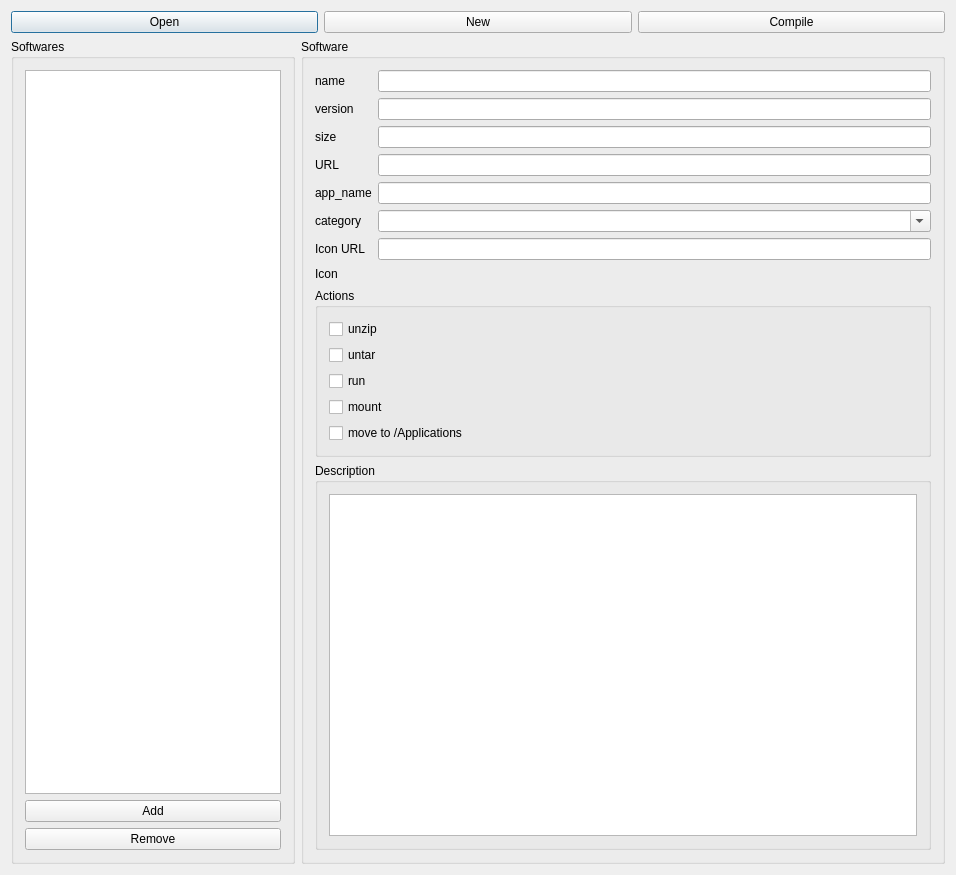
<?xml version="1.0" encoding="UTF-8"?>
<ui version="4.0">
 <class>MainDialog</class>
 <widget class="QDialog" name="MainDialog">
  <property name="geometry">
   <rect>
    <x>0</x>
    <y>0</y>
    <width>956</width>
    <height>875</height>
   </rect>
  </property>
  <property name="windowTitle">
   <string>Main</string>
  </property>
  <layout class="QVBoxLayout" name="verticalLayout_4">
   <item>
    <layout class="QHBoxLayout" name="horizontalLayout_2">
     <item>
      <widget class="QPushButton" name="open">
       <property name="text">
        <string>Open</string>
       </property>
      </widget>
     </item>
     <item>
      <widget class="QPushButton" name="newList">
       <property name="text">
        <string>New</string>
       </property>
      </widget>
     </item>
     <item>
      <widget class="QPushButton" name="compile">
       <property name="text">
        <string>Compile</string>
       </property>
      </widget>
     </item>
    </layout>
   </item>
   <item>
    <layout class="QHBoxLayout" name="horizontalLayout">
     <item>
      <widget class="QGroupBox" name="groupBoxList">
       <property name="enabled">
        <bool>true</bool>
       </property>
       <property name="title">
        <string>Softwares</string>
       </property>
       <layout class="QVBoxLayout" name="verticalLayout_5">
        <item>
         <widget class="QListWidget" name="liste">
          <property name="sizePolicy">
           <sizepolicy hsizetype="Maximum" vsizetype="Expanding">
            <horstretch>0</horstretch>
            <verstretch>0</verstretch>
           </sizepolicy>
          </property>
          <property name="maximumSize">
           <size>
            <width>300</width>
            <height>16777215</height>
           </size>
          </property>
         </widget>
        </item>
        <item>
         <widget class="QPushButton" name="pushButton_2">
          <property name="text">
           <string>Add</string>
          </property>
         </widget>
        </item>
        <item>
         <widget class="QPushButton" name="pushButton">
          <property name="text">
           <string>Remove</string>
          </property>
         </widget>
        </item>
       </layout>
      </widget>
     </item>
     <item>
      <widget class="QGroupBox" name="mainLayout">
       <property name="enabled">
        <bool>true</bool>
       </property>
       <property name="title">
        <string>Software</string>
       </property>
       <layout class="QVBoxLayout" name="verticalLayout_2">
        <item>
         <layout class="QFormLayout" name="formLayout">
          <item row="4" column="0">
           <widget class="QLabel" name="label_5">
            <property name="text">
             <string>app_name</string>
            </property>
           </widget>
          </item>
          <item row="4" column="1">
           <widget class="QLineEdit" name="app_name">
            <property name="minimumSize">
             <size>
              <width>508</width>
              <height>0</height>
             </size>
            </property>
           </widget>
          </item>
          <item row="3" column="0">
           <widget class="QLabel" name="label_4">
            <property name="text">
             <string>URL</string>
            </property>
           </widget>
          </item>
          <item row="3" column="1">
           <widget class="QLineEdit" name="url">
            <property name="minimumSize">
             <size>
              <width>508</width>
              <height>0</height>
             </size>
            </property>
           </widget>
          </item>
          <item row="2" column="0">
           <widget class="QLabel" name="label_3">
            <property name="text">
             <string>size</string>
            </property>
           </widget>
          </item>
          <item row="2" column="1">
           <widget class="QLineEdit" name="size">
            <property name="minimumSize">
             <size>
              <width>508</width>
              <height>0</height>
             </size>
            </property>
           </widget>
          </item>
          <item row="1" column="0">
           <widget class="QLabel" name="label_2">
            <property name="text">
             <string>version</string>
            </property>
           </widget>
          </item>
          <item row="1" column="1">
           <widget class="QLineEdit" name="version">
            <property name="minimumSize">
             <size>
              <width>508</width>
              <height>0</height>
             </size>
            </property>
           </widget>
          </item>
          <item row="0" column="0">
           <widget class="QLabel" name="label">
            <property name="text">
             <string>name</string>
            </property>
           </widget>
          </item>
          <item row="0" column="1">
           <widget class="QLineEdit" name="name">
            <property name="minimumSize">
             <size>
              <width>508</width>
              <height>0</height>
             </size>
            </property>
           </widget>
          </item>
          <item row="5" column="0">
           <widget class="QLabel" name="label_6">
            <property name="text">
             <string>category</string>
            </property>
           </widget>
          </item>
          <item row="5" column="1">
           <widget class="QComboBox" name="cat">
            <property name="minimumSize">
             <size>
              <width>512</width>
              <height>0</height>
             </size>
            </property>
            <property name="editable">
             <bool>true</bool>
            </property>
           </widget>
          </item>
          <item row="6" column="0">
           <widget class="QLabel" name="label_7">
            <property name="text">
             <string>Icon URL</string>
            </property>
           </widget>
          </item>
          <item row="6" column="1">
           <widget class="QLineEdit" name="iconurl">
            <property name="minimumSize">
             <size>
              <width>508</width>
              <height>0</height>
             </size>
            </property>
           </widget>
          </item>
          <item row="7" column="0">
           <widget class="QLabel" name="label_8">
            <property name="text">
             <string>Icon</string>
            </property>
           </widget>
          </item>
          <item row="7" column="1">
           <widget class="RemotePixmapLabel" name="icon">
            <property name="sizePolicy">
             <sizepolicy hsizetype="Minimum" vsizetype="Fixed">
              <horstretch>0</horstretch>
              <verstretch>0</verstretch>
             </sizepolicy>
            </property>
            <property name="minimumSize">
             <size>
              <width>16</width>
              <height>16</height>
             </size>
            </property>
            <property name="text">
             <string/>
            </property>
           </widget>
          </item>
         </layout>
        </item>
        <item>
         <widget class="QGroupBox" name="groupBox_2">
          <property name="title">
           <string>Actions</string>
          </property>
          <layout class="QVBoxLayout" name="verticalLayout">
           <item>
            <widget class="QCheckBox" name="unzip">
             <property name="text">
              <string>unzip</string>
             </property>
            </widget>
           </item>
           <item>
            <widget class="QCheckBox" name="untar">
             <property name="text">
              <string>untar</string>
             </property>
            </widget>
           </item>
           <item>
            <widget class="QCheckBox" name="run">
             <property name="text">
              <string>run</string>
             </property>
            </widget>
           </item>
           <item>
            <widget class="QCheckBox" name="mount">
             <property name="text">
              <string>mount</string>
             </property>
            </widget>
           </item>
           <item>
            <widget class="QCheckBox" name="move">
             <property name="text">
              <string>move to /Applications</string>
             </property>
            </widget>
           </item>
          </layout>
         </widget>
        </item>
        <item>
         <widget class="QGroupBox" name="groupBox_3">
          <property name="title">
           <string>Description</string>
          </property>
          <layout class="QVBoxLayout" name="verticalLayout_3">
           <item>
            <widget class="QPlainTextEdit" name="desc"/>
           </item>
          </layout>
         </widget>
        </item>
       </layout>
      </widget>
     </item>
    </layout>
   </item>
  </layout>
 </widget>
 <layoutdefault spacing="6" margin="11"/>
 <customwidgets>
  <customwidget>
   <class>RemotePixmapLabel</class>
   <extends>QLabel</extends>
   <header location="global">remotepixmaplabel.h</header>
  </customwidget>
 </customwidgets>
 <tabstops>
  <tabstop>open</tabstop>
  <tabstop>newList</tabstop>
  <tabstop>compile</tabstop>
  <tabstop>liste</tabstop>
  <tabstop>name</tabstop>
  <tabstop>version</tabstop>
  <tabstop>size</tabstop>
  <tabstop>url</tabstop>
  <tabstop>app_name</tabstop>
  <tabstop>cat</tabstop>
  <tabstop>iconurl</tabstop>
  <tabstop>unzip</tabstop>
  <tabstop>untar</tabstop>
  <tabstop>run</tabstop>
  <tabstop>mount</tabstop>
  <tabstop>move</tabstop>
  <tabstop>desc</tabstop>
  <tabstop>pushButton_2</tabstop>
  <tabstop>pushButton</tabstop>
 </tabstops>
 <resources/>
 <connections>
  <connection>
   <sender>open</sender>
   <signal>clicked()</signal>
   <receiver>MainDialog</receiver>
   <slot>openList()</slot>
   <hints>
    <hint type="sourcelabel">
     <x>123</x>
     <y>25</y>
    </hint>
    <hint type="destinationlabel">
     <x>133</x>
     <y>47</y>
    </hint>
   </hints>
  </connection>
  <connection>
   <sender>iconurl</sender>
   <signal>editingFinished()</signal>
   <receiver>MainDialog</receiver>
   <slot>retrieveIcon()</slot>
   <hints>
    <hint type="sourcelabel">
     <x>880</x>
     <y>295</y>
    </hint>
    <hint type="destinationlabel">
     <x>936</x>
     <y>290</y>
    </hint>
   </hints>
  </connection>
  <connection>
   <sender>newList</sender>
   <signal>clicked()</signal>
   <receiver>MainDialog</receiver>
   <slot>newList()</slot>
   <hints>
    <hint type="sourcelabel">
     <x>619</x>
     <y>43</y>
    </hint>
    <hint type="destinationlabel">
     <x>717</x>
     <y>78</y>
    </hint>
   </hints>
  </connection>
  <connection>
   <sender>name</sender>
   <signal>textChanged(QString)</signal>
   <receiver>MainDialog</receiver>
   <slot>nameChanged(QString)</slot>
   <hints>
    <hint type="sourcelabel">
     <x>880</x>
     <y>108</y>
    </hint>
    <hint type="destinationlabel">
     <x>936</x>
     <y>82</y>
    </hint>
   </hints>
  </connection>
  <connection>
   <sender>pushButton_2</sender>
   <signal>clicked()</signal>
   <receiver>MainDialog</receiver>
   <slot>addItem()</slot>
   <hints>
    <hint type="sourcelabel">
     <x>289</x>
     <y>820</y>
    </hint>
    <hint type="destinationlabel">
     <x>497</x>
     <y>697</y>
    </hint>
   </hints>
  </connection>
  <connection>
   <sender>pushButton</sender>
   <signal>clicked()</signal>
   <receiver>MainDialog</receiver>
   <slot>removeItem()</slot>
   <hints>
    <hint type="sourcelabel">
     <x>289</x>
     <y>854</y>
    </hint>
    <hint type="destinationlabel">
     <x>497</x>
     <y>741</y>
    </hint>
   </hints>
  </connection>
  <connection>
   <sender>version</sender>
   <signal>textChanged(QString)</signal>
   <receiver>MainDialog</receiver>
   <slot>versionChanged(QString)</slot>
   <hints>
    <hint type="sourcelabel">
     <x>649</x>
     <y>131</y>
    </hint>
    <hint type="destinationlabel">
     <x>952</x>
     <y>124</y>
    </hint>
   </hints>
  </connection>
  <connection>
   <sender>size</sender>
   <signal>textChanged(QString)</signal>
   <receiver>MainDialog</receiver>
   <slot>sizeChanged(QString)</slot>
   <hints>
    <hint type="sourcelabel">
     <x>849</x>
     <y>159</y>
    </hint>
    <hint type="destinationlabel">
     <x>951</x>
     <y>169</y>
    </hint>
   </hints>
  </connection>
  <connection>
   <sender>url</sender>
   <signal>textChanged(QString)</signal>
   <receiver>MainDialog</receiver>
   <slot>urlChanged(QString)</slot>
   <hints>
    <hint type="sourcelabel">
     <x>809</x>
     <y>191</y>
    </hint>
    <hint type="destinationlabel">
     <x>952</x>
     <y>218</y>
    </hint>
   </hints>
  </connection>
  <connection>
   <sender>app_name</sender>
   <signal>textChanged(QString)</signal>
   <receiver>MainDialog</receiver>
   <slot>appNameChanged(QString)</slot>
   <hints>
    <hint type="sourcelabel">
     <x>709</x>
     <y>216</y>
    </hint>
    <hint type="destinationlabel">
     <x>950</x>
     <y>246</y>
    </hint>
   </hints>
  </connection>
 </connections>
 <slots>
  <slot>openList()</slot>
  <slot>listItemChanged(int)</slot>
  <slot>retrieveIcon()</slot>
  <slot>newList()</slot>
  <slot>nameChanged(QString)</slot>
  <slot>addItem()</slot>
  <slot>removeItem()</slot>
  <slot>versionChanged(QString)</slot>
  <slot>sizeChanged(QString)</slot>
  <slot>urlChanged(QString)</slot>
  <slot>appNameChanged(QString)</slot>
 </slots>
</ui>
